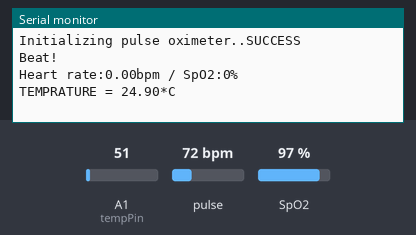
Bench run of a sketch on a simulated Arduino Uno, built with avr-gcc and run on an emulated ATmega328P. Shown: the last lines printed to the serial monitor. The inputs (shaded band) are chosen by the test bench; at power-on: pulse 72 bpm, A1 (tempPin) = 51, SpO2 97 %.

Above: at 1.2 s.
1.3 s: pulse set to 42 bpm
At 2.7 s:
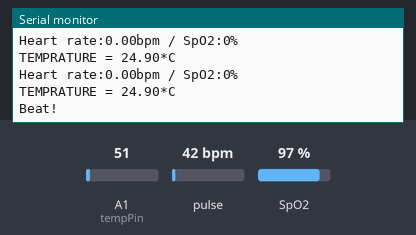
2.8 s: A1 (tempPin) set to 61
At 4.2 s:
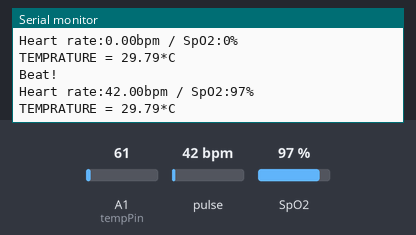
4.3 s: SpO2 set to 80 %
At 5.6 s:
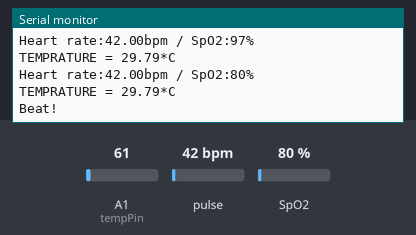
5.8 s: A1 (tempPin) set to 71
At 6.5 s:
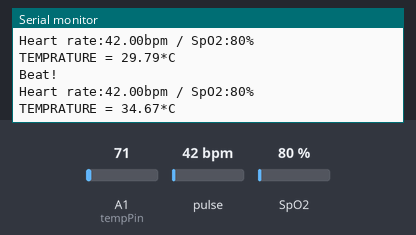
7.3 s: pulse set to 70 bpm
At 8.9 s:
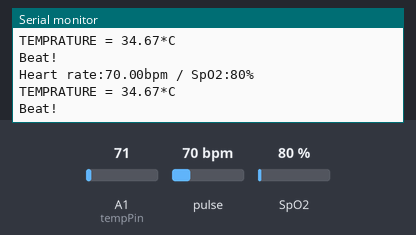
Timing chart, 0 to 9.8 s (numbered marks = the images above; inputs shaded):
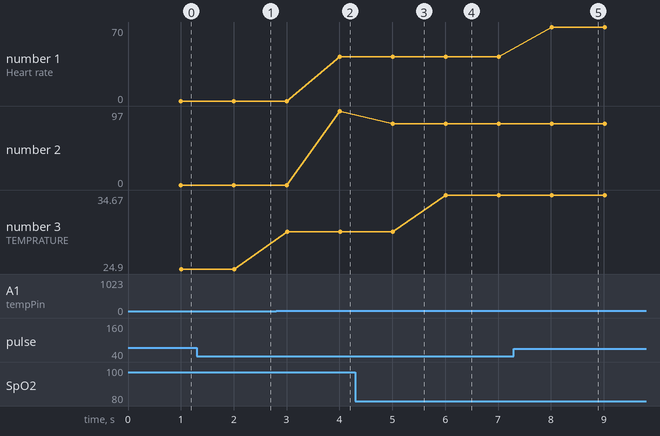

Measured:
- after the input at 2.8 s, the serial monitor: prints a new line after 0.21 s (image 2)
- after the input at 4.3 s, the serial monitor: prints a new line after 0.71 s (image 3)
- after the input at 5.8 s, the serial monitor: prints a new line after 0.22 s (image 4)
- after the input at 7.3 s, the serial monitor: prints a new line after 0.72 s (image 5)
- plotted number 1: 42 → 70 after the input at 7.3 s
- plotted number 2: 97 → 80 after the input at 4.3 s
- plotted number 3: 24.9 → 29.79 after the input at 2.8 s, 29.79 → 34.67 after the input at 5.8 s

The sketch:

LM35_and_MAX30100.ino
```cpp
#include <Wire.h>
#include "MAX30100_PulseOximeter.h"

#define REPORTING_PERIOD_MS     1000

// PulseOximeter is the higher level interface to the sensor
// it offers:
//  * beat detection reporting
//  * heart rate calculation
//  * SpO2 (oxidation level) calculation
PulseOximeter pox;

uint8_t tempPin = 1;   //<---------This is the PIN the LM53 is connected! CHANGE accordingly
uint16_t val;
uint32_t tsLastReport = 0;

// Callback (registered below) fired when a pulse is detected
void onBeatDetected()
{
  Serial.println("Beat!");
}

void setup()
{
  Serial.begin(115200);

  Serial.print("Initializing pulse oximeter..");

  // Initialize the PulseOximeter instance
  // Failures are generally due to an improper I2C wiring, missing power supply
  // or wrong target chip
  if (!pox.begin()) {
    Serial.println("FAILED");
    for (;;);
  } else {
    Serial.println("SUCCESS");
  }

  // The default current for the IR LED is 50mA and it could be changed
  //   by uncommenting the following line. Check MAX30100_Registers.h for all the
  //   available options.
  // pox.setIRLedCurrent(MAX30100_LED_CURR_7_6MA);

  // Register a callback for the beat detection
  pox.setOnBeatDetectedCallback(onBeatDetected);
}

void loop()
{
  analogRead(tempPin);
  val = analogRead(tempPin);
  float mv = ( val / 1024.0) * 5000;
  float cel = mv / 10;

  // Make sure to call update as fast as possible
  pox.update();

  // Asynchronously dump heart rate and oxidation levels to the serial
  // For both, a value of 0 means "invalid"
  if (millis() - tsLastReport > REPORTING_PERIOD_MS) {
    Serial.print("Heart rate:");
    Serial.print(pox.getHeartRate());
    Serial.print("bpm / SpO2:");
    Serial.print(pox.getSpO2());
    Serial.println("%");

    Serial.print("TEMPRATURE = ");
    Serial.print(cel);
    Serial.print("*C");
    Serial.println();

    /* uncomment this to get temperature in farenhite
      float farh = (cel*9)/5 + 32;
      Serial.print("TEMPRATURE = ");
      Serial.print(farh);
      Serial.print("*F");
      Serial.println();
    */

    tsLastReport = millis();
  }
}
```
